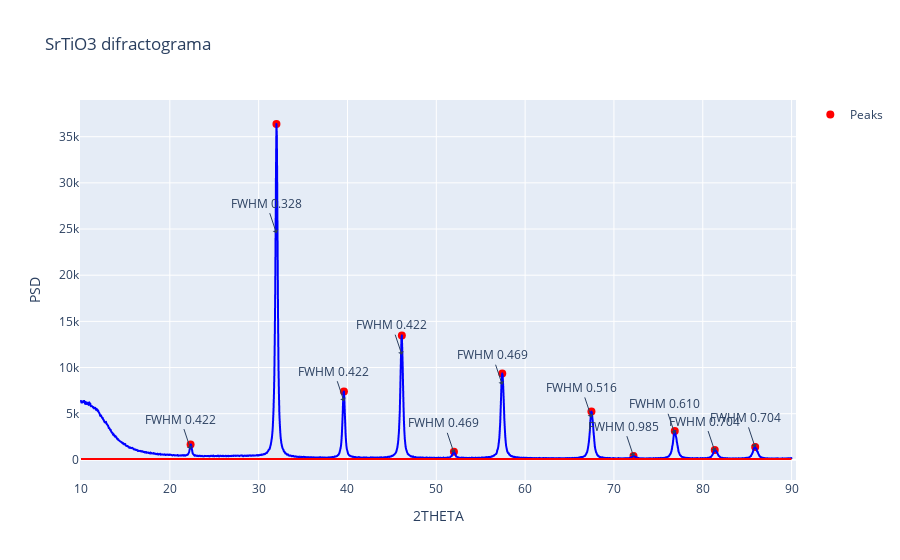

Notebook source saved alongside this figure:
### Markdown cell above
## Creamos la gráfica interactiva para la formula de Williamson-Hall

En esta parte del código se obtienen los puntos más relevantes de la gráfica y se les da un tratamiento para poder trabajar con ellos, sin embargo ahora el tratamiento se hace con base a obtener los datos para calcular el tamaño de cristalito a través de Williamson-Hall

### Code cell
df = pd.read_csv('data.csv')

# Encontramos los picos más altos en la gráfica
peaks, _ = find_peaks(df[' PSD'], prominence=50 , distance= 90)  # Adjust prominence as needed
peaks = np.delete(peaks, 0)
peaks = np.delete(peaks, 1)

y_position_value_global = 100
beta_constant_value = 0

lista_picos_index = []

for i in peaks:
    lista_picos_index.append(i)

fig = px.line(df, x=' 2THETA', y=' PSD', labels={'Name': '2theta', 'Value': 'values'}, title='SrTiO3 difractograma')
fig.add_scatter(x=df[' 2THETA'][peaks], y=df[' PSD'][peaks], mode='markers', marker=dict(color='red', size=8), name='Peaks')

fig.update_traces(line=dict(color='blue')) 



# Agregamos una linea horizontal que sirve como punto de referencia
fig.add_shape(
    type='line',
    x0=df[' 2THETA'].min(),
    y0=y_position_value_global,
    x1=df[' 2THETA'].max(),
    y1=y_position_value_global,
    line=dict(color='red', width=2, dash='solid')
)

#-------------------------------------------------
#Se calcula la altura máxima en de la reflexión más grande:
#altura_reflexion_max = max(df[' PSD'].values) - y_position_value_global


def calculate_fwhm(index):
    half_max = df[' PSD'][index] / 2  # Half of the peak's maximum value
    left_bound = np.where(df[' PSD'][:index] < half_max)[0][-1]  # Left boundary
    right_bound = np.where(df[' PSD'][index:] < half_max)[0][0] + index  # Right boundary
    fwhm = df[' 2THETA'][right_bound] - df[' 2THETA'][left_bound]  # FWHM calculation
    return fwhm

def largo_pico(distancia, df_f, peaks):
    
    fig.add_annotation(
        x=df_f[' 2THETA'][peaks],
        y=df_f[' PSD'][peaks - 2],
        text=f'FWHM {distancia:.3f}', # Ponemos la distancia con 3 puntos decimales
        showarrow=True,
        arrowhead=1,
    )

fwhm_values = []
angulos_peaks = []
for peak_index in peaks:
    fwhm = calculate_fwhm(peak_index)
    angulos_peaks.append(df[' 2THETA'][peak_index])
    fwhm_values.append(fwhm)
    #print(f"Peak at index {peak_index}: FWHM = {fwhm}")

for i in range(len(lista_picos_index)):
    largo_pico(fwhm_values[i], df, lista_picos_index[i])

#largo_pico(lista_distancia_entre_picos[1], df,1,1)
#print(lista_picos_index[1])
#print(calculate_fwhm(lista_picos_index[1]))

fig.show()

### Figure 1 — Plotly figure (JSON) as saved in the notebook; plotly's stock layout.template omitted (floating-point values rounded to 4 significant figures; data arrays with more than 128 entries replaced by an {"elided": "..."} marker saying what was removed)
{"data": [{"hovertemplate": " 2THETA=%{x}<br> PSD=%{y}<extra></extra>", "legendgroup": "", "line": {"color": "blue", "dash": "solid"}, "marker": {"symbol": "circle"}, "mode": "lines", "name": "", "showlegend": false, "type": "scattergl", "x": {"elided": "1706 float values"}, "xaxis": "x", "y": {"elided": "1706 int values"}, "yaxis": "y"}, {"line": {"color": "blue"}, "marker": {"color": "red", "size": 8}, "mode": "markers", "name": "Peaks", "type": "scatter", "x": [22.34, 32.0, 39.6, 46.12, 51.99, 57.43, 67.47, 72.2, 76.85, 81.35, 85.9], "y": [1671, 36375, 7403, 13474, 888, 9350, 5230, 417, 3133, 1057, 1389]}], "layout": {"annotations": [{"arrowhead": 1, "showarrow": true, "text": "FWHM 0.422", "x": 22.34, "y": 1166}, {"arrowhead": 1, "showarrow": true, "text": "FWHM 0.328", "x": 32.0, "y": 24551}, {"arrowhead": 1, "showarrow": true, "text": "FWHM 0.422", "x": 39.6, "y": 6351}, {"arrowhead": 1, "showarrow": true, "text": "FWHM 0.422", "x": 46.12, "y": 11391}, {"arrowhead": 1, "showarrow": true, "text": "FWHM 0.469", "x": 51.99, "y": 760}, {"arrowhead": 1, "showarrow": true, "text": "FWHM 0.469", "x": 57.43, "y": 8137}, {"arrowhead": 1, "showarrow": true, "text": "FWHM 0.516", "x": 67.47, "y": 4597}, {"arrowhead": 1, "showarrow": true, "text": "FWHM 0.985", "x": 72.2, "y": 399}, {"arrowhead": 1, "showarrow": true, "text": "FWHM 0.610", "x": 76.85, "y": 2825}, {"arrowhead": 1, "showarrow": true, "text": "FWHM 0.704", "x": 81.35, "y": 953}, {"arrowhead": 1, "showarrow": true, "text": "FWHM 0.704", "x": 85.9, "y": 1352}], "autosize": true, "legend": {"tracegroupgap": 0}, "shapes": [{"line": {"color": "red", "dash": "solid", "width": 2}, "type": "line", "x0": 10, "x1": 89.98, "y0": 100, "y1": 100}], "title": {"text": "SrTiO3 difractograma"}, "xaxis": {"anchor": "y", "autorange": true, "domain": [0, 1], "range": [9.913, 90.36], "title": {"text": " 2THETA"}, "type": "linear"}, "yaxis": {"anchor": "x", "autorange": true, "domain": [0, 1], "range": [-2895.0, 39690.0], "title": {"text": " PSD"}, "type": "linear"}}}
